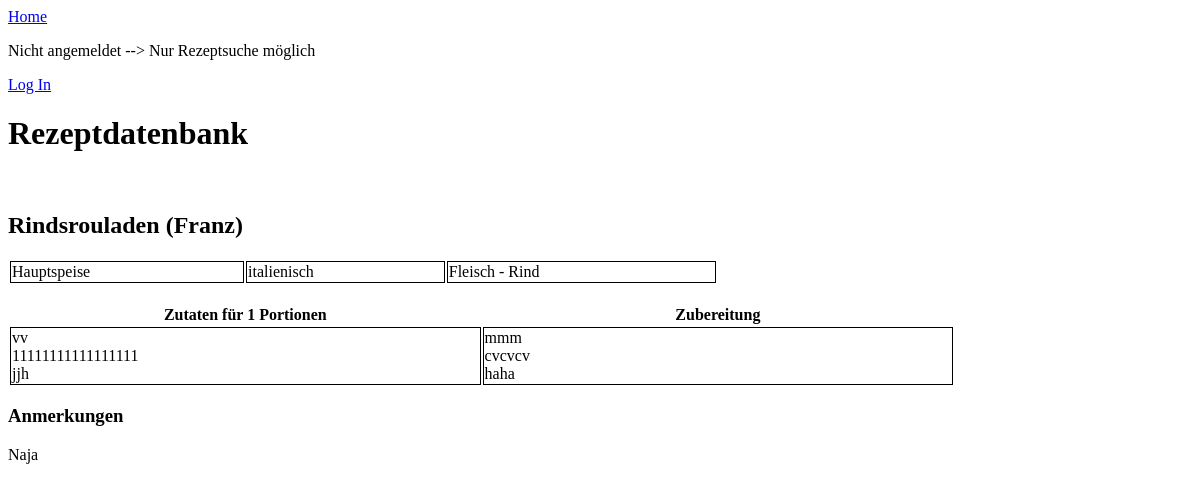
/rezept/2/, run on an earlier commit of the app's database.
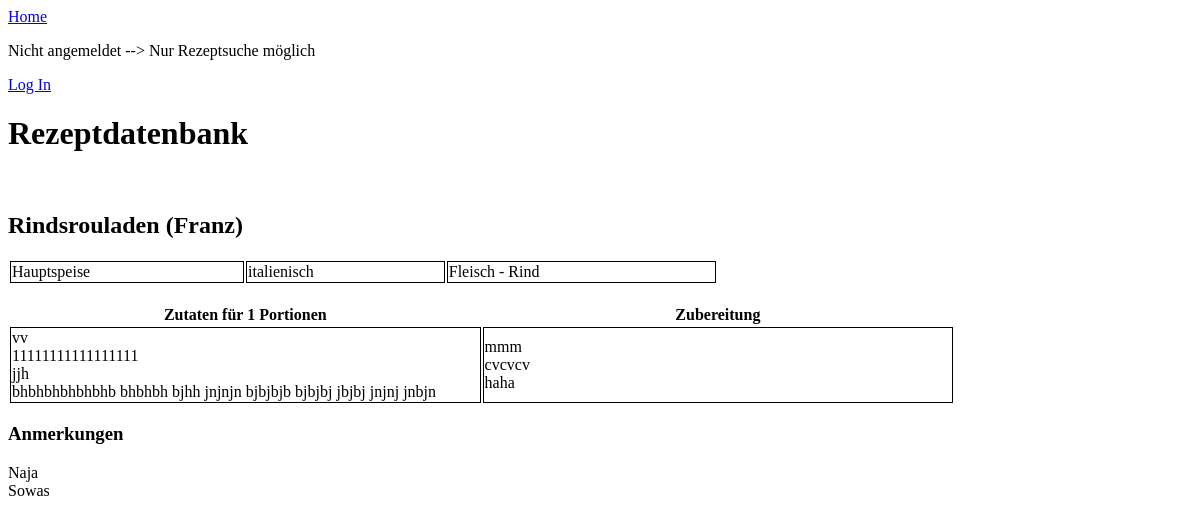
And on a later commit of the database.
### rezepte/models.py (models this page shows, shortened)
class Rezept(models.Model):
    koch = models.ForeignKey('auth.User', on_delete=models.CASCADE)
    bezeichnung = models.CharField(max_length=80)
    kategorie = models.ForeignKey(Speisenart, on_delete=models.CASCADE)
    kueche = models.ForeignKey(Kueche, on_delete=models.CASCADE)
    art_zutaten = models.ForeignKey(Zutatenart, on_delete=models.CASCADE)
    portionen = models.PositiveIntegerField(blank=True, null=True)
    bewertung = models.PositiveIntegerField(blank=True, null=True)
    zutaten = models.TextField()
    zubereitung = models.TextField(blank=True)
    anmerkungen = models.TextField(blank=True)
    class Meta:
        verbose_name_plural = "rezepte"

class Speisenart(models.Model):
    name = models.CharField(max_length=80)
    class Meta:
        verbose_name_plural = "Speisenarten"
    def __str__(self):
       return self.name

class Kueche(models.Model):
    name = models.CharField(max_length=80)
    class Meta:
        verbose_name_plural = "Küchen"
    def __str__(self):
       return self.name

class Zutatenart(models.Model):
    name = models.CharField(max_length=80)
    class Meta:
        verbose_name_plural = "Art von Zutaten"
    def __str__(self):
       return self.name

### rezepte/views.py (the view)
# urls.py: path('rezept/<int:pk>/', RezeptDetailView.as_view(), name='redetail'),
class RezeptDetailView(DetailView):
    model = Rezept
    template_name = 'redetail.html'

### templates/redetail.html (shortened to what this page needs)
{% extends 'base.html' %}
{% block content %}
        <h2>{{  rezept.bezeichnung  }} ({{ rezept.koch }}) </h2>
<table style="width:60%">
    <tr>
        <td>{{ rezept.kategorie }}</td>
        <td>{{ rezept.kueche }}</td>
        <td>{{ rezept.art_zutaten }}</td>
    </tr>
</table>
<br>
<table style="width:80%">
    <tr>
        <th style="width:40%">Zutaten für {{ rezept.portionen }} Portionen</th>
        <th style="width:40%">Zubereitung</th>
    </tr>
    <tr>
        <td>{{ rezept.zutaten|linebreaksbr }}</td>
        <td>{{ rezept.zubereitung|linebreaksbr }}</td>
    </tr>
</table>
<h3>Anmerkungen</h3>
<p>{{ rezept.anmerkungen|linebreaksbr }}</p>
{% endblock content %}

### templates/base.html (shortened to what this page needs)
{% load static %}
<html>
<head>
    <link rel="stylesheet" href="{% static 'css/base.css' %}">
</head>
<body>
<header>
    <a href="{% url 'home' %}">Home</a>
</header>
<div>
{% if user.is_authenticated %}
    <p>Angemeldet als  {{ user.username  }} </p>
    <p><a href="{% url 'reneu' %}">Neues Rezept</a></p>
    <p><a href="{% url 'logout' %}">Log out</a></p>
{% else %}
    <p>Nicht angemeldet --> Nur Rezeptsuche möglich</p>
    <a href="{% url 'login' %}">Log In</a>
{% endif %}
</div>
<div>
<h1>Rezeptdatenbank</h1><br>
{% block content %}
{% endblock content %}
</div>
</body>
</html>

### rezepte/static/css/base.css (style rules this page uses)
body { background-color: : linen; }

### templates/redetail.html (style rules this page uses)
td { border: 1px solid black; border-collapse: collapse; }

What changed in the data, as far as the page shows it:
changed Rezept "Rindsrouladen": zutaten "vv 11111111111111111 jjh" → "vv 11111111111111111 jjh bhbhbhbhbhbhb bhbhbh bjhh jnjnjn bjbjbjb bjbjbj jbjbj jnjnj jnbjn"; anmerkungen "Naja" → "Naja Sowas"
